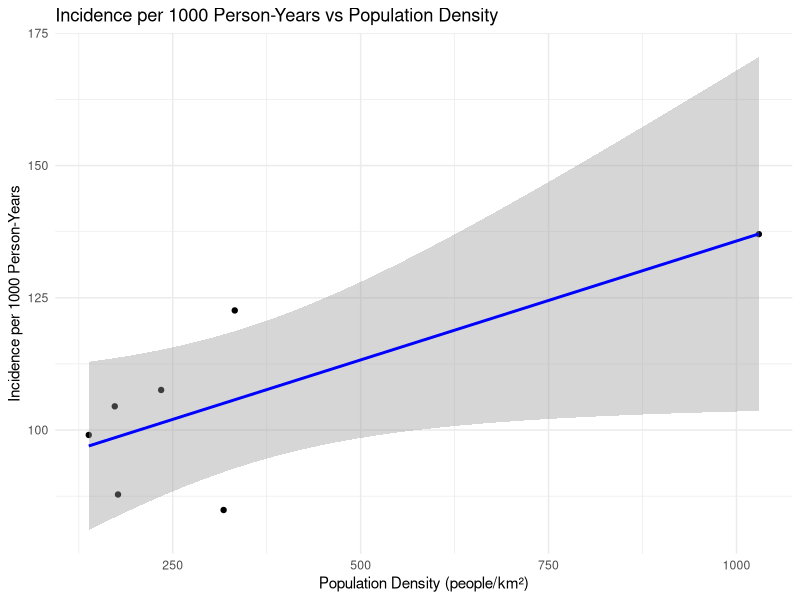

The R source for this figure:
library(tidyverse)

# Read data
covid_data <- read_csv("kyushu_covid03.csv")

# 1. Incidence per 1000 person-years during omicron (per perfecture)
inc_1000_pys_omicron <- covid_data %>%
    filter(period == "omicron") %>%
    mutate(
        person_years = population * (n / 365),
        inc_1000_pys = (cases / person_years) * 1000
    )

# 2. Relationship between incidence and population density
inc_density_relationship <- inc_1000_pys_omicron %>%
    ggplot(aes(x = population_density_km2, y = inc_1000_pys)) +
    geom_point() +
    geom_smooth(method = "lm", color = "blue") +
    labs(
        title = "Incidence per 1000 Person-Years vs Population Density",
        x = "Population Density (people/km²)",
        y = "Incidence per 1000 Person-Years"
    ) +
    theme_minimal()

inc_density_relationship

# 4. Community testing comparison metrics

# Inputs
population <- 811442
infected <- 141
uninfected <- population - infected
quarantine_cost_per_person <- 200 * 5

# Test parameters
tests <- data.frame(
    test = c("pcr", "rapid_antigen"),
    sensitivity = c(0.94, 0.97),
    specificity = c(1.00, 0.98),
    test_cost = c(2.00, 5.00),
    infections_prevented_per_case = c(0.5, 3)
)

# Calculations
metrics <- tests %>%
    rowwise() %>%
    mutate(
        TP = sensitivity * infected,
        FP = (1 - specificity) * uninfected,
        positives = round(TP + FP),
        test_total_cost = test_cost * population,
        quarantine_cost = positives * quarantine_cost_per_person,
        infections_prevented = TP * infections_prevented_per_case,
        total_cost = test_total_cost + quarantine_cost,
        cost_per_infection_prevented = total_cost / infections_prevented
    ) %>%
    select(test, positives, test_total_cost, quarantine_cost,
           infections_prevented, cost_per_infection_prevented)

metrics
